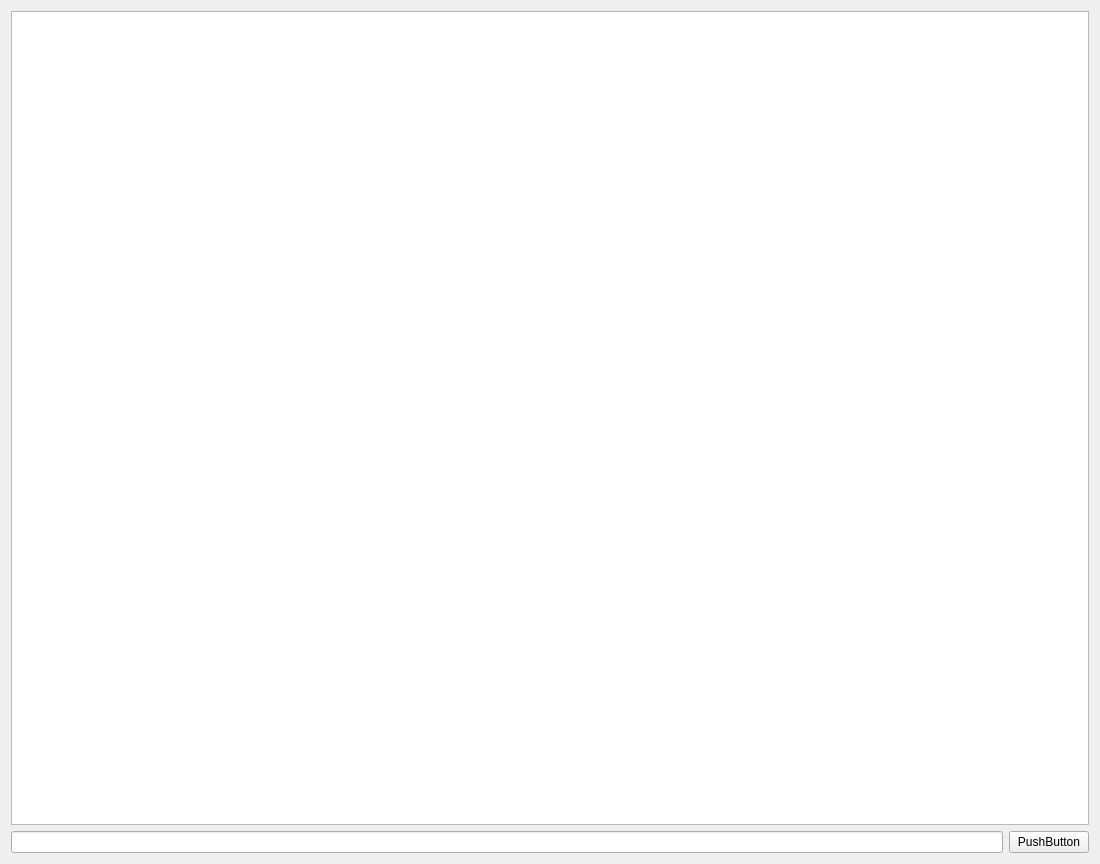
<?xml version="1.0" encoding="UTF-8"?>
<ui version="4.0">
 <class>Form</class>
 <widget class="QWidget" name="Form">
  <property name="geometry">
   <rect>
    <x>0</x>
    <y>0</y>
    <width>1100</width>
    <height>864</height>
   </rect>
  </property>
  <property name="windowTitle">
   <string>Form</string>
  </property>
  <layout class="QGridLayout" name="gridLayout">
   <item row="1" column="1">
    <widget class="QPushButton" name="pushButton">
     <property name="text">
      <string>PushButton</string>
     </property>
    </widget>
   </item>
   <item row="1" column="0">
    <widget class="QLineEdit" name="lineEdit"/>
   </item>
   <item row="0" column="0" colspan="2">
    <widget class="QTextEdit" name="textEdit"/>
   </item>
  </layout>
 </widget>
 <resources/>
 <connections/>
</ui>
